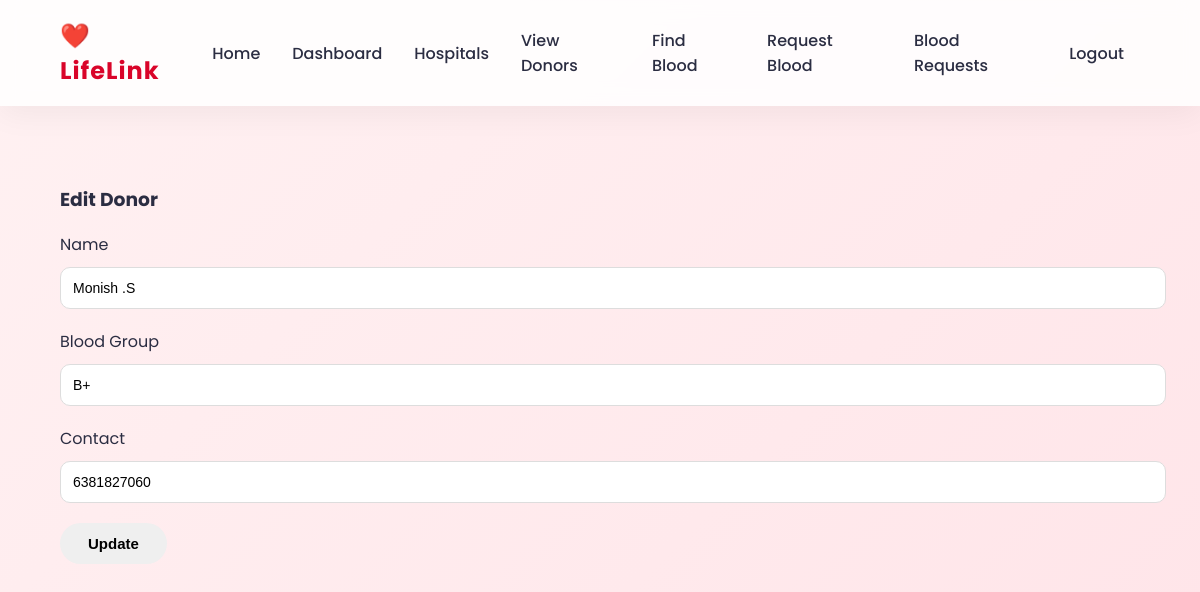
Screenshot of /edit_donor/6 (signed in) with the database file from the repository.
### tables this page shows
CREATE TABLE donors(
        donor_id INTEGER PRIMARY KEY,
        name TEXT,
        age INTEGER,
        gender TEXT,
        blood_group TEXT,
        district TEXT,
        phone TEXT,
        email TEXT,
        bio TEXT
    );

### app.py (the view, shortened to what this page needs)
@app.route("/edit_donor/<int:donor_id>", methods=["GET", "POST"])
@login_required
def edit_donor(donor_id):
    if session.get("role") != "admin":
        flash("Unauthorized Access ❌")
        return redirect(url_for("donors"))
    conn = get_db()
    cursor = conn.cursor()
    cursor.execute("SELECT * FROM donors WHERE donor_id=?", (donor_id,))
    donor = cursor.fetchone()
    conn.close()
    return render_template("edit_donor.html", donor=donor)

### app.py (called while the page is built)
def get_db():
    conn = sqlite3.connect("database.db")
    conn.row_factory = sqlite3.Row
    return conn

def login_required(f):
    @wraps(f)
    def wrapper(*args, **kwargs):
        if "username" not in session:
            flash("Please login first")
            return redirect(url_for("login_page"))
        return f(*args, **kwargs)
    return wrapper

### templates/edit_donor.html
{% extends "base.html" %}
{% block content %}
<h3>Edit Donor</h3>
<form method="POST">
    <div class="mb-3">
        <label>Name</label>
        <input type="text" name="name" class="form-control" value="{{ donor[1] }}" required>
    </div>
    <div class="mb-3">
        <label>Blood Group</label>
        <input type="text" name="blood_group" class="form-control" value="{{ donor[4] }}" required>
    </div>
    <div class="mb-3">
        <label>Contact</label>
        <input type="text" name="contact" class="form-control" value="{{ donor[6] }}" required>
    </div>
    <button type="submit" class="btn btn-success">Update</button>
</form>
{% endblock %}

### templates/base.html (style rules this page uses)
body { margin:0; font-family:'Poppins',sans-serif; background:linear-gradient(135deg,#fff1f2,#ffe5e9); color:#2b2d42; }
.btn { padding:12px 28px; border:none; border-radius:50px; cursor:pointer; font-size:15px; font-weight:600; transition:0.3s ease; }
input,select { width:100%; padding:12px; margin:10px 0 20px 0; border-radius:10px; border:1px solid #ddd; font-size:14px; }

### rows the page displays
donors: name "Monish .S", blood_group "B+", contact "6381827060"
